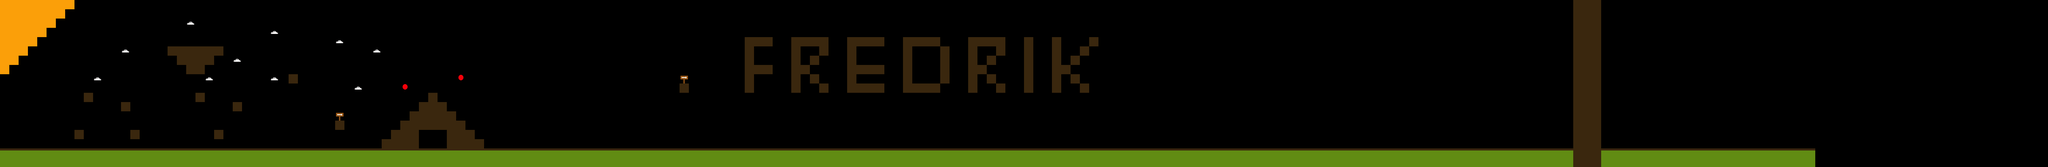

This is a level from a 2D game, rendered from its Tiled map with the project's own tilesets. A one-line summary and the map file follow, with tile-layer data summarised:
An orthogonal 220x18 tile map with 32x32 px tiles, 2 tile layers (Background, Foreground), 4 tilesets and 28 objects (16x enemy, 9x coin, door, floor, player_start).

<map version="1.0" orientation="orthogonal" width="220" height="18" tilewidth="32" tileheight="32">
 <tileset firstgid="1" name="level" tilewidth="32" tileheight="32">
  <image source="level.png" width="256" height="32" />
 </tileset>
 <tileset firstgid="9" name="enemy" tilewidth="32" tileheight="32">
  <image source="enemy.png" width="32" height="32" />
 </tileset>
 <tileset firstgid="10" name="coin" tilewidth="32" tileheight="31">
  <image source="coin.png" width="32" height="31" />
 </tileset>
 <tileset firstgid="11" name="door" tilewidth="32" tileheight="32">
  <image source="door.png" width="32" height="32" />
 </tileset>
 <layer name="Background" width="220" height="18">
  <properties>
   <property name="nocollide" value="true" />
   <property name="tileset" value="level" />
  </properties>
  <data>[3960 cells, 15 non-empty, 3 distinct tile ids]</data>
 </layer>
 <layer name="Foreground" width="220" height="18">
  <properties>
   <property name="tileset" value="level" />
  </properties>
  <data>[3960 cells, 613 non-empty, 4 distinct tile ids]</data>
 </layer>
 <objectgroup name="coins" width="220" height="18">
  <object type="coin" gid="10" x="673" y="320" />
  <object type="coin" gid="10" x="1471" y="496" />
  <object type="coin" gid="10" x="993" y="257" />
  <object type="coin" gid="10" x="2964" y="221" />
  <object type="coin" gid="10" x="3519" y="104" />
  <object type="coin" gid="10" x="3241" y="155" />
  <object type="coin" gid="10" x="3665" y="180" />
  <object type="coin" gid="10" x="2606" y="222" />
 </objectgroup>
 <objectgroup name="enemys" width="220" height="18">
  <object type="enemy" gid="9" x="823" y="306" />
  <object type="enemy" gid="9" x="860" y="205" />
  <object type="enemy" gid="9" x="96" y="480" />
  <object type="enemy" gid="9" x="224" y="480" />
  <object type="enemy" gid="9" x="216" y="244" />
  <object type="enemy" gid="9" x="573" y="307" />
  <object type="enemy" gid="9" x="451" y="282" />
  <object type="enemy" gid="9" x="544" y="384" />
  <object type="enemy" gid="9" x="549" y="471" />
  <object type="enemy" gid="9" x="324" y="414" />
  <object type="enemy" gid="9" x="123" y="359" />
  <object type="enemy" gid="9" x="952" y="386" />
  <object type="enemy" gid="9" x="736" y="431" />
  <object type="enemy" gid="9" x="977" y="463" />
  <object type="enemy" gid="9" x="1068" y="350" />
  <object type="enemy" gid="9" x="1167" y="281" />
  <object type="coin" gid="10" x="257" y="448" />
 </objectgroup>
 <objectgroup name="doors" width="220" height="18">
  <object type="door" gid="11" x="1471" y="320" />
 </objectgroup>
 <objectgroup color="#ff0000" name="floor" width="220" height="18">
  <object name="floor" type="floor" x="0" y="544" width="1152" height="32" />
 </objectgroup>
 <objectgroup color="#0000ff" name="player start" width="220" height="18">
  <object name="start" type="player_start" x="656" y="127" width="32" height="32" />
 </objectgroup>
</map>